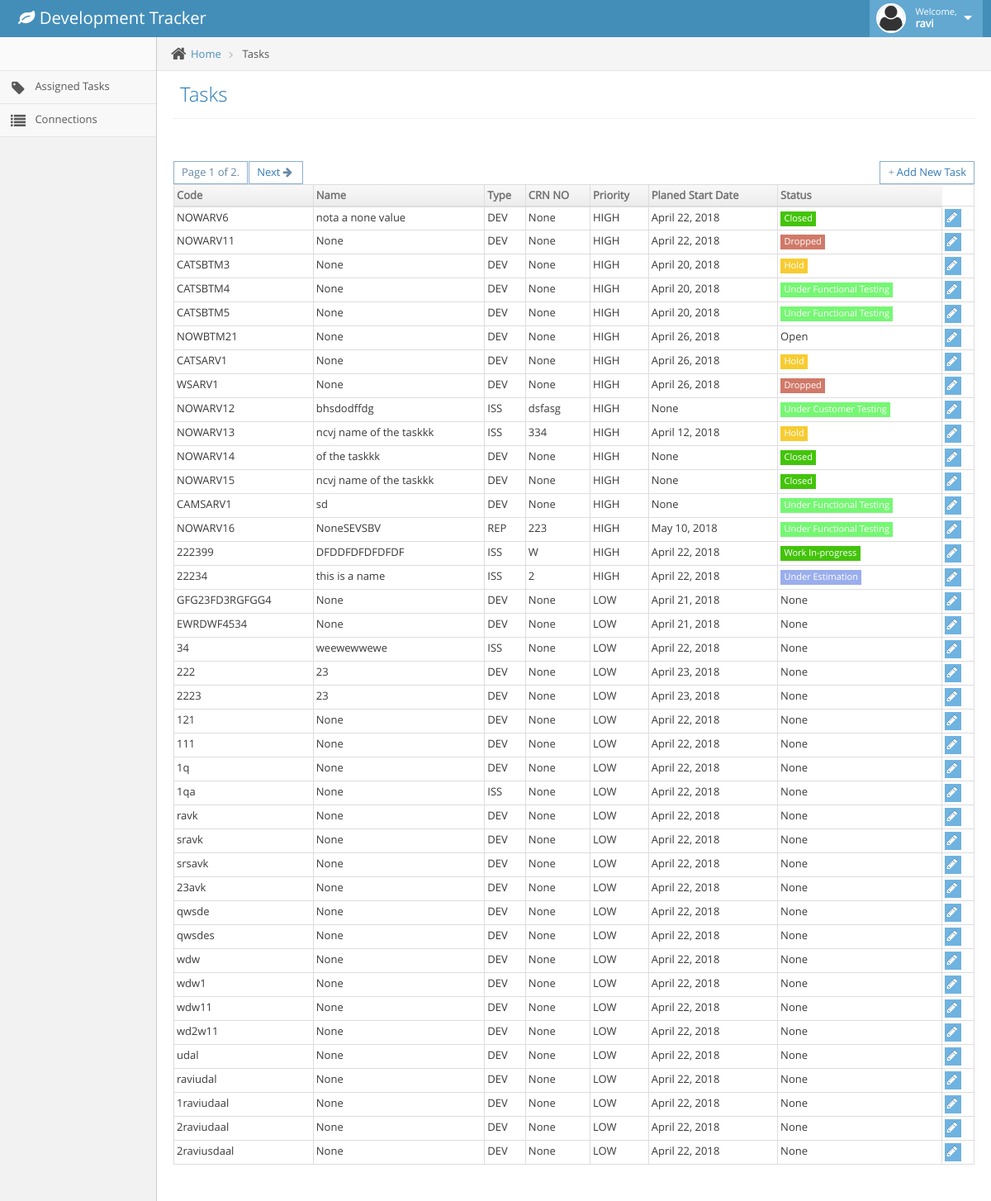
Page /task/ (signed in) on the earlier database version.
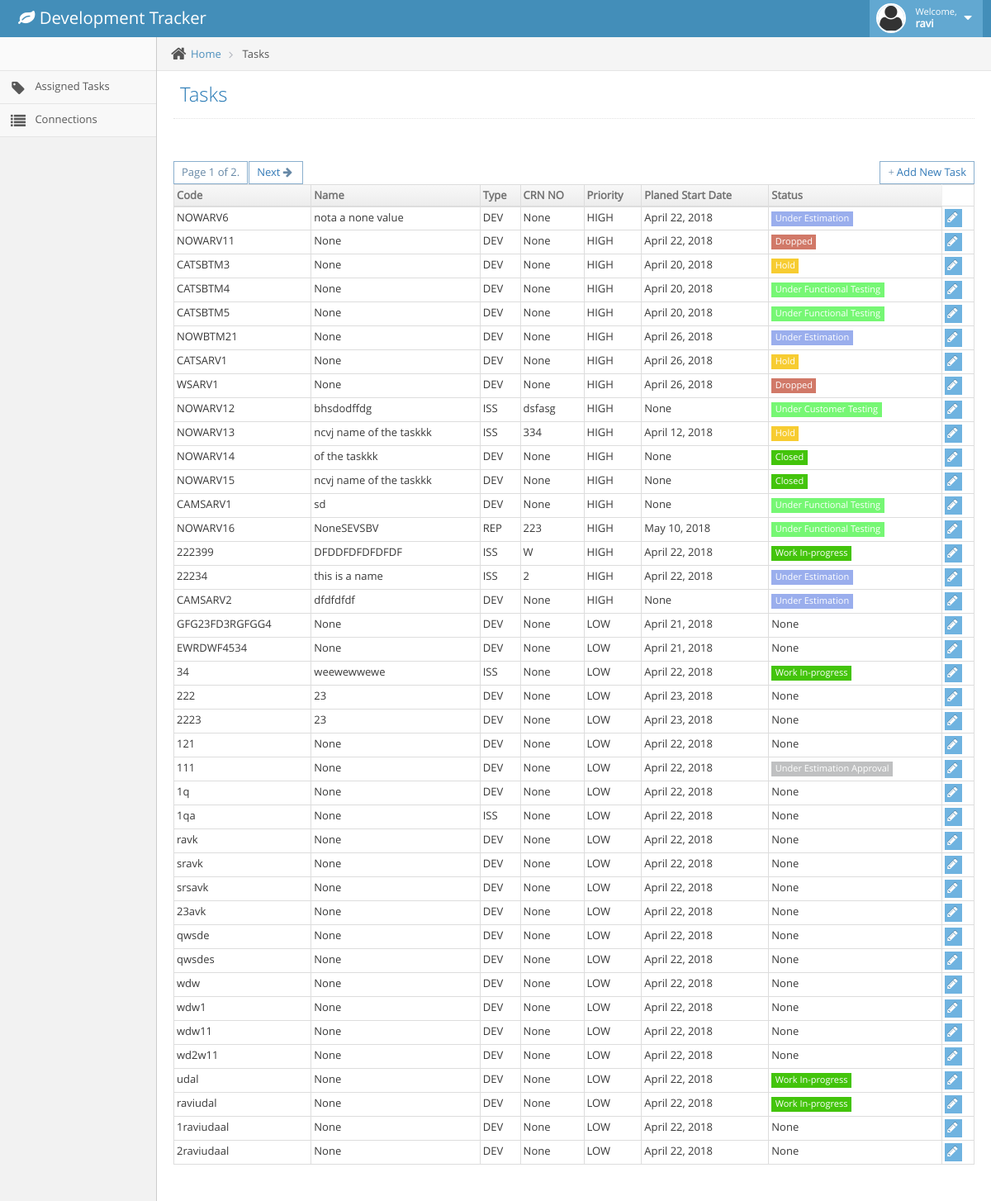
Same page on the later database version.
### task/models.py (models this page shows, shortened)
class task(models.Model):
    code = models.CharField(max_length=100, primary_key=True)
    name = models.CharField(max_length=500, null=True, blank=True)
    product = models.ForeignKey('product', on_delete=models.SET_NULL, null=True)
    project = models.ForeignKey('project', on_delete=models.SET_NULL, null=True)
    version = models.CharField(max_length=5, null=True, blank=True)
    taskType = models.CharField(max_length=5, choices=TASKTYPE_CHOICES, default='DEV', null=True, blank=True)
    comment = models.TextField(null=True, blank=True)
    crnNumber = models.CharField(max_length=100, null=True, blank=True)
    reportedBy = models.ForeignKey(User, on_delete=models.SET_NULL, null=True)
    reportedOn = models.DateField(null=True, blank=True)
    plannedStartDate = models.DateField(null=True, blank=True)
    plannedEndDate = models.DateField(null=True, blank=True)
    revisedStartDate = models.DateField(null=True, blank=True)
    revisedEndDate = models.DateField(null=True, blank=True)
    estimatedHours = models.CharField(max_length=5, default=0, null=True, blank=True)
    priority = models.CharField(max_length=5, choices=TASK_PRIORITY, default='LOW', null=True, blank=True)
    actualStartDate = models.DateField(null=True, blank=True)
    actualEndDate = models.DateField(null=True, blank=True)
    status = models.ForeignKey('taskStatus', on_delete=models.SET_NULL, null=True)
    releasedDate = models.DateField( null=True, blank=True)
    releaseNote = models.TextField(null=True, blank=True)
    addedBy = models.ForeignKey(User, on_delete=models.SET_NULL, null=True, related_name='%(class)s_addedBy', blank=True)
    addedOn  = models.DateTimeField(default=datetime.now(), null=True, blank=True)
    def return_abs_url(self):
        return reverse('task', args=[str(self.code)])
    class Meta:
        ordering = ['priority', 'addedOn']

class taskStatus(models.Model):
    code = models.CharField(max_length=10, primary_key=True)
    name = models.CharField(max_length=100)
    def __str__(self):
        return self.name

### task/views.py (the view)
# urls.py: path('task/', task_view.TaskListView.as_view(), name='task'),
class TaskListView(LoginRequiredMixin, generic.ListView):
    model = task
    context_object_name = 'task_list'
    queryset = task.objects.all()
    template_name = 'task/tasks.html'
    paginate_by = 40

### task/templates/task/tasks.html (shortened to what this page needs)
{% extends "task/base.html" %}
{% block pageHeader %}
<h1>
    Tasks
</h1>
{% endblock %}
{% block navTitle %}
Tasks
{% endblock %}
{% block content %}
<br><br>
<div style="float:right">
    <div class="btn btn-white btn-sm btn-primary"><i class="ace-icon fa glyphicon-plus"></i><a href="{%url 'addtask'%}">Add New Task</a> </div>
</div>
<div>
    {% if is_paginated %}
    <div class="btn-group">
        <div class="btn btn-white btn-sm btn-primary">Page {{ page_obj.number }} of {{ page_obj.paginator.num_pages }}.</div>
        {% if page_obj.has_next %}
        <div class="btn btn-white btn-sm btn-primary"><a href="{{ request.path }}?page={{ page_obj.next_page_number }}">Next</a> <i class="ace-icon fa fa-arrow-right "></i> </div>
        {% endif %}
    </div>
    {% endif %}
</div>
<div>
    <table id="simple-table" class="table  table-bordered table-hover">
        <thead>
        <tr>
            <th>Code</th>
            <th>Name</th>
            <th>Type</th>
            <th>CRN NO</th>
            <th>Priority</th>
            <th>Planed Start Date</th>
            <th>Status</th>
        </tr>
        </thead>
        <tbody>
        {% for task in task_list %}
        <tr>
            <td>{{task.code}}</td>
            <td>{{task.name}}</td>
            <td>{{task.taskType}}</td>
            <td>{{task.crnNumber}}</td>
            <td>{{task.priority}}</td>
            <td>{{task.plannedStartDate}}</td>
            <td class="hidden-480">
                <span class="
                {%if task.status.pk == "CLS" %}label label-sm label-closed {% endif %}
                {%if task.status.pk == "HLD" %}label label-sm label-hold {% endif %}
                {%if task.status.pk == "DRP" %}label label-sm label-drop {% endif %}
                {%if task.status.pk == "UE" %}label label-sm label-ue {% endif %}
                {%if task.status.pk == "UAE" %}label label-sm label-uae {% endif %}
                {%if task.status.pk == "UFT" %}label label-sm label-uft {% endif %}
                {%if task.status.pk == "UCT" %}label label-sm label-uct {% endif %}
                {%if task.status.pk == "WIP" %}label label-sm label-wip {% endif %}
                ">{{task.status}} </span>
            </td>
            <td>
                <a href="{{task.return_abs_url}}">
                    <div class="hidden-sm hidden-xs btn-group">
                        <button class="btn btn-xs btn-info">
                            <i class="ace-icon fa fa-pencil bigger-120"></i>
                        </button>
                    </div>
                </a>
            </td>
        </tr>
        {% endfor %}
        </tbody>
    </table>
</div>
{% endblock %}

Differences in the rows shown:
no longer on this page (row unchanged): task: code "2raviusdaal", name "None", taskType "DEV", crnNumber "None", priority "LOW", plannedStartDate "April 22, 2018", status "None"
changed task "NOWARV6": status_id "CLS" → "UE" (drawn); status "Closed" → "Under Estimation"
changed task "NOWBTM21": status_id "OPN" → "UE" (drawn); status "Open" → "Under Estimation"
added task: code "CAMSARV2", name "dfdfdfdf", taskType "DEV", crnNumber "None", priority "HIGH", plannedStartDate "None", status "Under Estimation"
changed task "weewewwewe": status_id empty → "WIP" (drawn); status "None" → "Work In-progress"
changed task id 111: status_id empty → "UAE" (drawn); status "None" → "Under Estimation Approval"
changed task "udal": status_id empty → "WIP" (drawn); status "None" → "Work In-progress"
changed task "raviudal": status_id empty → "WIP" (drawn); status "None" → "Work In-progress"
